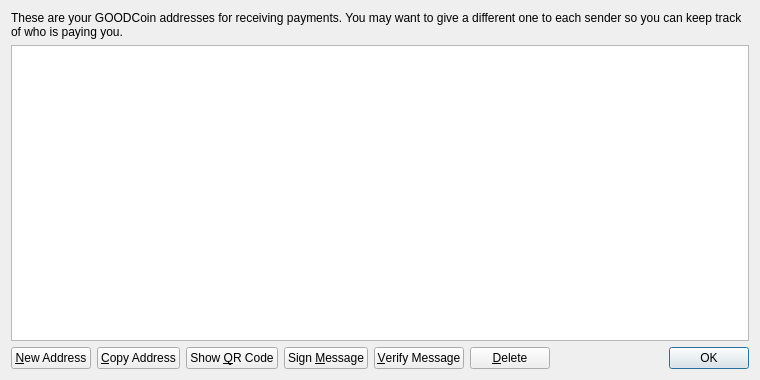
<?xml version="1.0" encoding="UTF-8"?>
<ui version="4.0">
 <class>AddressBookPage</class>
 <widget class="QWidget" name="AddressBookPage">
  <property name="geometry">
   <rect>
    <x>0</x>
    <y>0</y>
    <width>760</width>
    <height>380</height>
   </rect>
  </property>
  <property name="windowTitle">
   <string>Address Book</string>
  </property>
  <layout class="QVBoxLayout" name="verticalLayout">
   <item>
    <widget class="QLabel" name="labelExplanation">
     <property name="text">
      <string>These are your GOODCoin addresses for receiving payments. You may want to give a different one to each sender so you can keep track of who is paying you.</string>
     </property>
     <property name="textFormat">
      <enum>Qt::PlainText</enum>
     </property>
     <property name="wordWrap">
      <bool>true</bool>
     </property>
    </widget>
   </item>
   <item>
    <widget class="QTableView" name="tableView">
     <property name="contextMenuPolicy">
      <enum>Qt::CustomContextMenu</enum>
     </property>
     <property name="toolTip">
      <string>Double-click to edit address or label</string>
     </property>
     <property name="tabKeyNavigation">
      <bool>false</bool>
     </property>
     <property name="alternatingRowColors">
      <bool>true</bool>
     </property>
     <property name="selectionMode">
      <enum>QAbstractItemView::SingleSelection</enum>
     </property>
     <property name="selectionBehavior">
      <enum>QAbstractItemView::SelectRows</enum>
     </property>
     <property name="sortingEnabled">
      <bool>true</bool>
     </property>
     <attribute name="verticalHeaderVisible">
      <bool>false</bool>
     </attribute>
    </widget>
   </item>
   <item>
    <layout class="QHBoxLayout" name="horizontalLayout">
     <item>
      <widget class="QPushButton" name="newAddressButton">
       <property name="toolTip">
        <string>Create a new address</string>
       </property>
       <property name="text">
        <string>&amp;New Address</string>
       </property>
       <property name="icon">
        <iconset resource="../bitcoin.qrc">
         <normaloff>:/icons/add</normaloff>:/icons/add</iconset>
       </property>
      </widget>
     </item>
     <item>
      <widget class="QPushButton" name="copyToClipboard">
       <property name="toolTip">
        <string>Copy the currently selected address to the system clipboard</string>
       </property>
       <property name="text">
        <string>&amp;Copy Address</string>
       </property>
       <property name="icon">
        <iconset resource="../bitcoin.qrc">
         <normaloff>:/icons/editcopy</normaloff>:/icons/editcopy</iconset>
       </property>
      </widget>
     </item>
     <item>
      <widget class="QPushButton" name="showQRCode">
       <property name="text">
        <string>Show &amp;QR Code</string>
       </property>
       <property name="icon">
        <iconset resource="../bitcoin.qrc">
         <normaloff>:/icons/qrcode</normaloff>:/icons/qrcode</iconset>
       </property>
      </widget>
     </item>
     <item>
      <widget class="QPushButton" name="signMessage">
       <property name="toolTip">
        <string>Sign a message to prove you own a GOODCoin address</string>
       </property>
       <property name="text">
        <string>Sign &amp;Message</string>
       </property>
       <property name="icon">
        <iconset resource="../bitcoin.qrc">
         <normaloff>:/icons/edit</normaloff>:/icons/edit</iconset>
       </property>
      </widget>
     </item>
     <item>
      <widget class="QPushButton" name="verifyMessage">
       <property name="toolTip">
        <string>Verify a message to ensure it was signed with a specified GOODCoin address</string>
       </property>
       <property name="text">
        <string>&amp;Verify Message</string>
       </property>
       <property name="icon">
        <iconset resource="../bitcoin.qrc">
         <normaloff>:/icons/transaction_0</normaloff>:/icons/transaction_0</iconset>
       </property>
      </widget>
     </item>
     <item>
      <widget class="QPushButton" name="deleteButton">
       <property name="toolTip">
        <string>Delete the currently selected address from the list</string>
       </property>
       <property name="text">
        <string>&amp;Delete</string>
       </property>
       <property name="icon">
        <iconset resource="../bitcoin.qrc">
         <normaloff>:/icons/remove</normaloff>:/icons/remove</iconset>
       </property>
      </widget>
     </item>
     <item>
      <spacer name="horizontalSpacer">
       <property name="orientation">
        <enum>Qt::Horizontal</enum>
       </property>
       <property name="sizeHint" stdset="0">
        <size>
         <width>40</width>
         <height>20</height>
        </size>
       </property>
      </spacer>
     </item>
     <item>
      <widget class="QDialogButtonBox" name="buttonBox">
       <property name="sizePolicy">
        <sizepolicy hsizetype="Maximum" vsizetype="Fixed">
         <horstretch>0</horstretch>
         <verstretch>0</verstretch>
        </sizepolicy>
       </property>
       <property name="standardButtons">
        <set>QDialogButtonBox::Ok</set>
       </property>
      </widget>
     </item>
    </layout>
   </item>
  </layout>
 </widget>
 <resources>
  <include location="../bitcoin.qrc"/>
 </resources>
 <connections/>
</ui>
